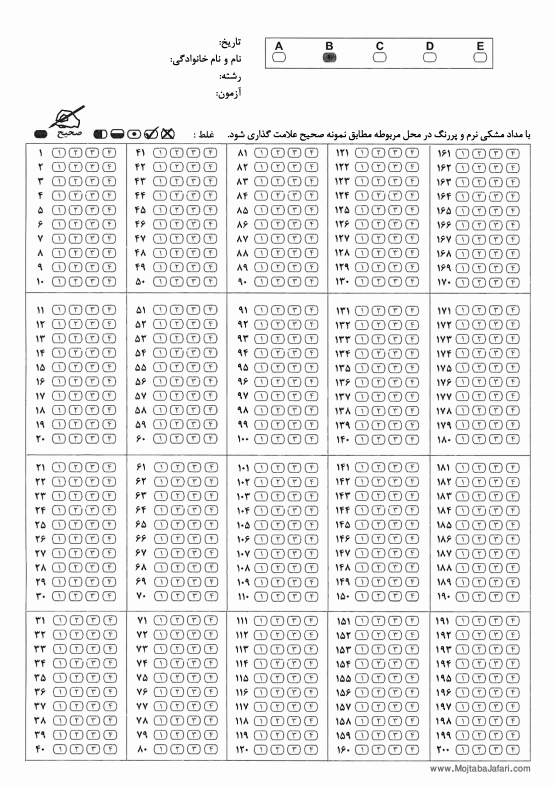
#> input picture responses/resp1.jpg, 1112 x 1573 px (shown at 1/2 size)
$ python -i alignment.py   (imports and definitions only)
#> lines starting #> are read from the running program, lines starting #| are printed output that depends on the picture; after the words box and inside, x2 and y2 are one past the last pixel; in counts of white or black regions, pixels touching at a corner belong together
#> further down, picture is the input picture: shape (1573, 1112, 3); min 0, max 255, mean 234.7
import cv2
import numpy as np

REFERENCE_POINTS = np.float32([
    [87, 63],  # top left
    [1696, 63],  # top right
    [87, 2466],  # bottom left
    [1696, 2466]  # bottom right
])

WARP_WIDTH = 1700
WARP_HEIGHT = 2500


def align_form_using_markers(image):
    """
    تلاش برای پیدا کردن 4 مربع گوشه‌ای و اجرای perspective transform
    اگر موفق باشد، تصویر نرمال‌شده را برمی‌گرداند. اگر نه، None.
    """

    gray = cv2.cvtColor(image, cv2.COLOR_BGR2GRAY)
    _, binary = cv2.threshold(gray, 100, 255, cv2.THRESH_BINARY_INV)
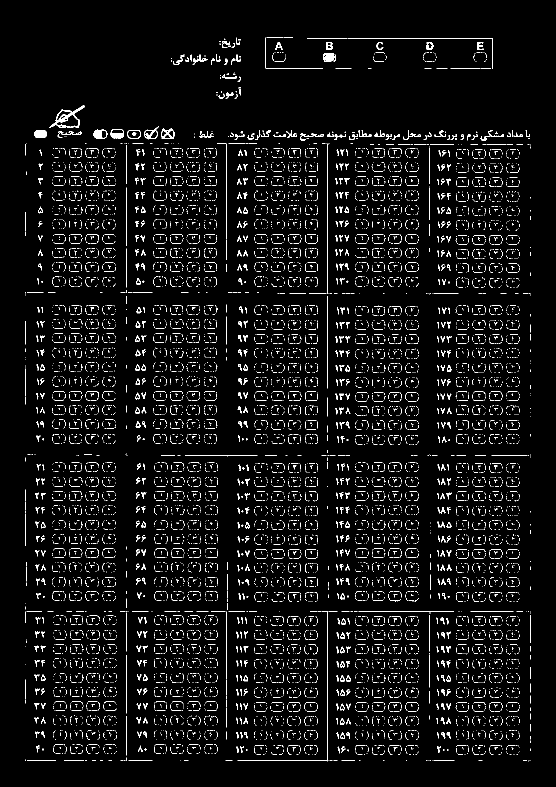
#> binary: shape (1573, 1112) (shown at 1/2 size); 4.4% white in thin lines or dots, all inside (x1, y1, x2, y2) = (51, 75, 1061, 1523)

    kernel = cv2.getStructuringElement(cv2.MORPH_RECT, (5, 5))
    clean = cv2.morphologyEx(binary, cv2.MORPH_OPEN, kernel)
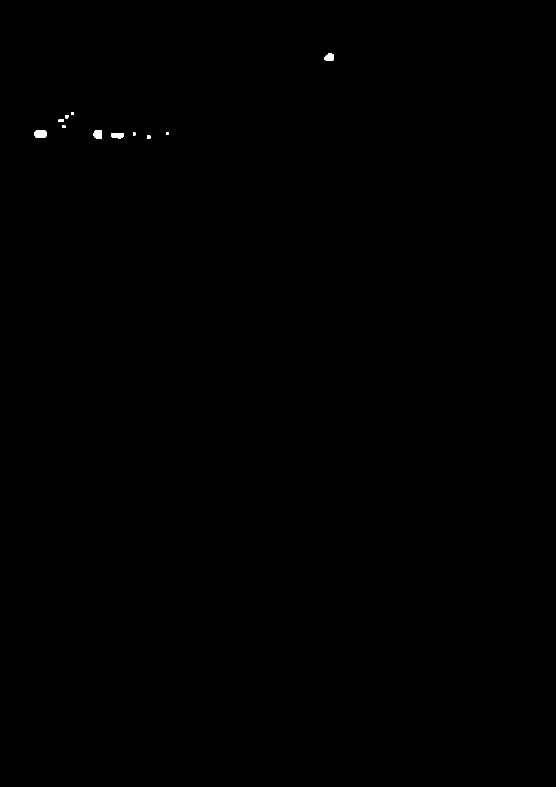
#> clean: shape (1573, 1112) (shown at 1/2 size); 0.08% white; 11 white regions

    contours, _ = cv2.findContours(clean, cv2.RETR_EXTERNAL, cv2.CHAIN_APPROX_SIMPLE)
#> contours = 11 contours; largest, box (x1, y1, x2, y2) and area: (69, 260, 94, 276) 320, (187, 260, 204, 277) 236, (222, 267, 248, 277) 197, (648, 106, 668, 121) 196, (117, 238, 127, 244) 44

    marker_centers = []

    for cnt in contours:
        area = cv2.contourArea(cnt)
        if 900 < area < 1600:
            approx = cv2.approxPolyDP(cnt, 0.02 * cv2.arcLength(cnt, True), True)
            if len(approx) == 4:
                M = cv2.moments(cnt)
                if M["m00"] != 0:
                    cx = int(M["m10"] / M["m00"])
                    cy = int(M["m01"] / M["m00"])
                    marker_centers.append((cx, cy))
#> this loop made 11 passes
#> area on passes 2, 5, 6, 8, 9, 11: 197, 236, 320.5, 44.5, 28.5, 195.5
#> (cnt, area) on passes 1, 3, 4, 7, 10: ([[294, 271], [294, 276], [300, 276], [300, 271]], 30), ([[266, 265], [266, 270], [270, 270], [270, 265]], 20), ([[332, 264], [332, 268], [337, 268], [337, 264]], 20), ([[124, 251], [124, 255], [130, 255], [130, 251]], 24), ([[142, 224], [142, 228], [147, 228], [147, 224]], 20)
#> after the loop, marker_centers = []

    if len(marker_centers) < 4:
        print(f" فقط {len(marker_centers)} مارکر یافت شد. تصویر نادیده گرفته شد.")
#|  فقط 0 مارکر یافت شد. تصویر نادیده گرفته شد.
        return None

    src_points = []

    for ref in REFERENCE_POINTS:
        closest = min(marker_centers, key=lambda p: np.linalg.norm(np.array(p) - ref))
        src_points.append(closest)

    src_points = np.float32(src_points)

    dst_points = np.float32([
        [0, 0],
        [WARP_WIDTH - 1, 0],
        [0, WARP_HEIGHT - 1],
        [WARP_WIDTH - 1, WARP_HEIGHT - 1]
    ])

    M = cv2.getPerspectiveTransform(src_points, dst_points)
    warped = cv2.warpPerspective(image, M, (WARP_WIDTH, WARP_HEIGHT))

    return warped

>>> import cv2
>>> picture = cv2.imread('responses/resp1.jpg')
>>> result = align_form_using_markers(picture)
